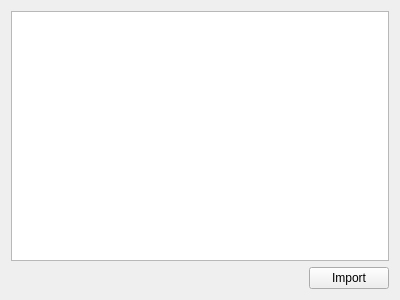
<?xml version="1.0" encoding="UTF-8"?>
<ui version="4.0">
 <class>UISaintsView</class>
 <widget class="QFrame" name="UISaintsView">
  <property name="geometry">
   <rect>
    <x>0</x>
    <y>0</y>
    <width>400</width>
    <height>300</height>
   </rect>
  </property>
  <property name="windowTitle">
   <string>Frame</string>
  </property>
  <layout class="QVBoxLayout" name="verticalLayout">
   <item>
    <widget class="QTableWidget" name="tblList"/>
   </item>
   <item>
    <layout class="QHBoxLayout" name="horizontalLayout">
     <item>
      <spacer name="horizontalSpacer">
       <property name="orientation">
        <enum>Qt::Horizontal</enum>
       </property>
       <property name="sizeHint" stdset="0">
        <size>
         <width>40</width>
         <height>20</height>
        </size>
       </property>
      </spacer>
     </item>
     <item>
      <widget class="QPushButton" name="btnImport">
       <property name="text">
        <string>Import</string>
       </property>
      </widget>
     </item>
    </layout>
   </item>
  </layout>
 </widget>
 <resources/>
 <connections/>
</ui>
